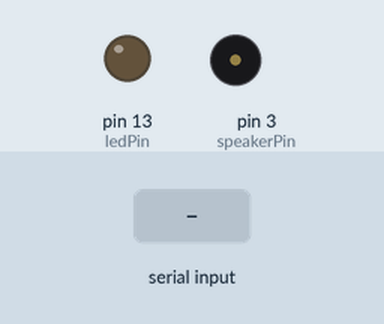
The sketch below on a simulated Arduino Uno, built with avr-gcc and run on an emulated ATmega328P. Shown: output pins drawn as LEDs (lit = HIGH), buzzer (waves = sounding). The test bench sets the inputs (shaded band). What the sketch prints to the serial monitor is not drawn.

Above: at 9.0 s.
9.1 s: "90,45\n" received over Serial
At 9.5 s:
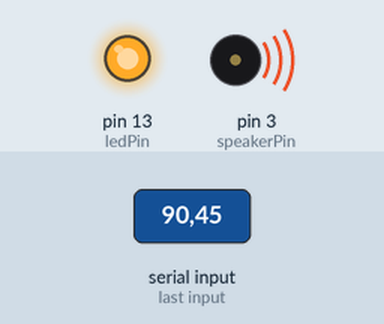
Timing chart, 0 to 18.1 s (numbered marks = the images above; inputs shaded):
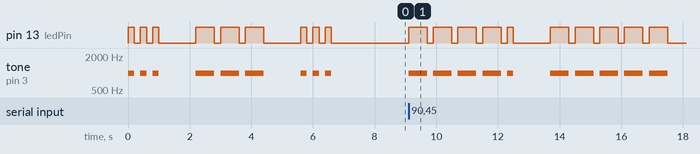

The sketch:

Morse.ino
```cpp
#include "Arduino.h"
#define speakerPin	3
#define ledPin		13

#define dotDelay	200

/* morse codes of the 26 letters */
char *morse[] = { ".-", "-...", "-.-.", "-..", ".", "..-.", "--.", "....", "..",
		".---", "-.-", ".-..", "--", "-.", "---", ".--.", "--.-", ".-.", "...",
		"-", "..-", "...-", ".--", "-..-", "-.--", "--.." };

char *numbers[] = { "-----", ".----", "..---", "...--", "....-", ".....",
		"-....", "--...", "---..", "----." };

void DotOrDash(char dotOrdash) {
	digitalWrite(ledPin, HIGH);
	if (dotOrdash == '.') {
		tone(speakerPin, 1000, dotDelay);
		delay(dotDelay);
	} else {
		tone(speakerPin, 1000, dotDelay * 3);
		delay(dotDelay * 3);
	}
	digitalWrite(ledPin, LOW);
	delay(dotDelay);
}

void printMOS(char *mos) {
	int i = 0;

	while (mos[i] != NULL) {
//		Serial.print(mos[i]);
		DotOrDash(mos[i]);
		i++;
	}
	delay(dotDelay * 5);
}

void Char2Morse(char ch) {
	if (isAlpha(ch)) {
		Serial.write(toupper(ch));
		Serial.print("  " + String(morse[toupper(ch) - 'A']));
		printMOS(morse[toupper(ch) - 'A']);
	} else if (isDigit(ch)) {
		Serial.write(ch);
		Serial.print("  " + String(numbers[ch - '0']));
		printMOS(numbers[ch - '0']);
	} else {
		Serial.println("Error: This is not a character or a number.");
	}
}

void SendMorseMsg(char *str) {
	int i = 0;

	while (str[i] != NULL) {
		Char2Morse(str[i]);
		i++;
	}
	Serial.println();
}

void setup() {
	//tone할 수를 사용할때는 출력으로 설정하지 않더라도 됨.
	pinMode(speakerPin, OUTPUT);
	pinMode(ledPin, OUTPUT);
	Serial.begin(9600);

	SendMorseMsg("SOS");
}

void loop() {
	unsigned char ch;

	if (Serial.available() > 0) {
		ch = Serial.read();
		Char2Morse(ch);
		Serial.println();
	}
}
```
